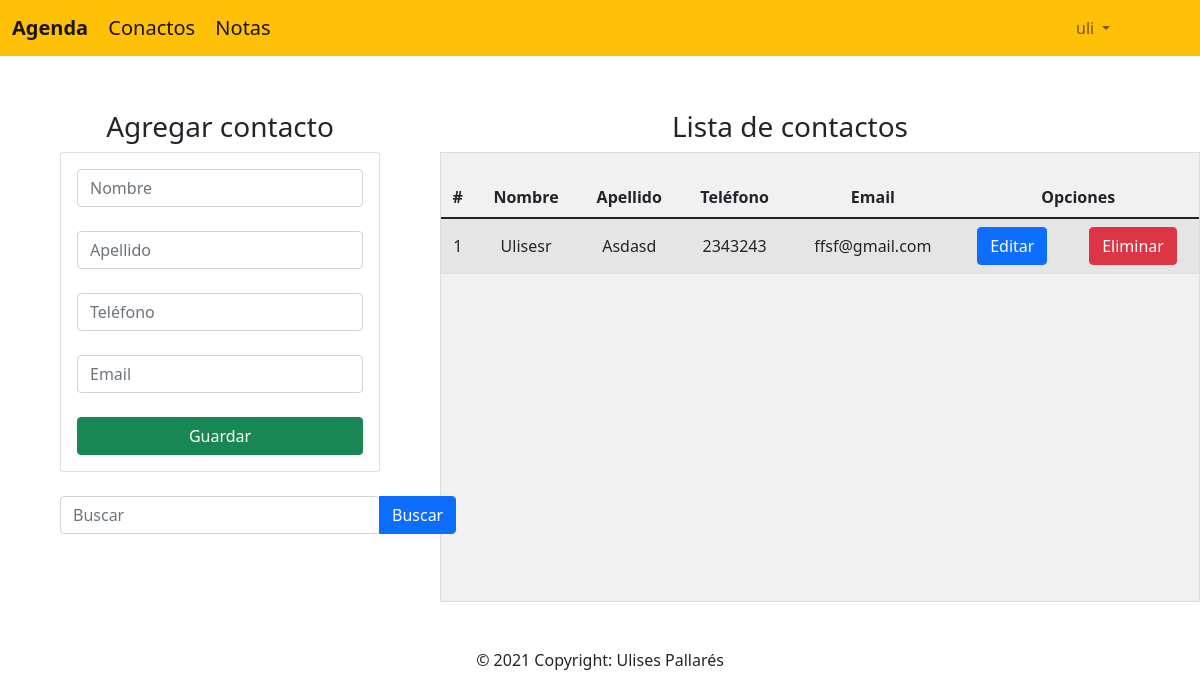
Before: /home (signed in) with the older database file.
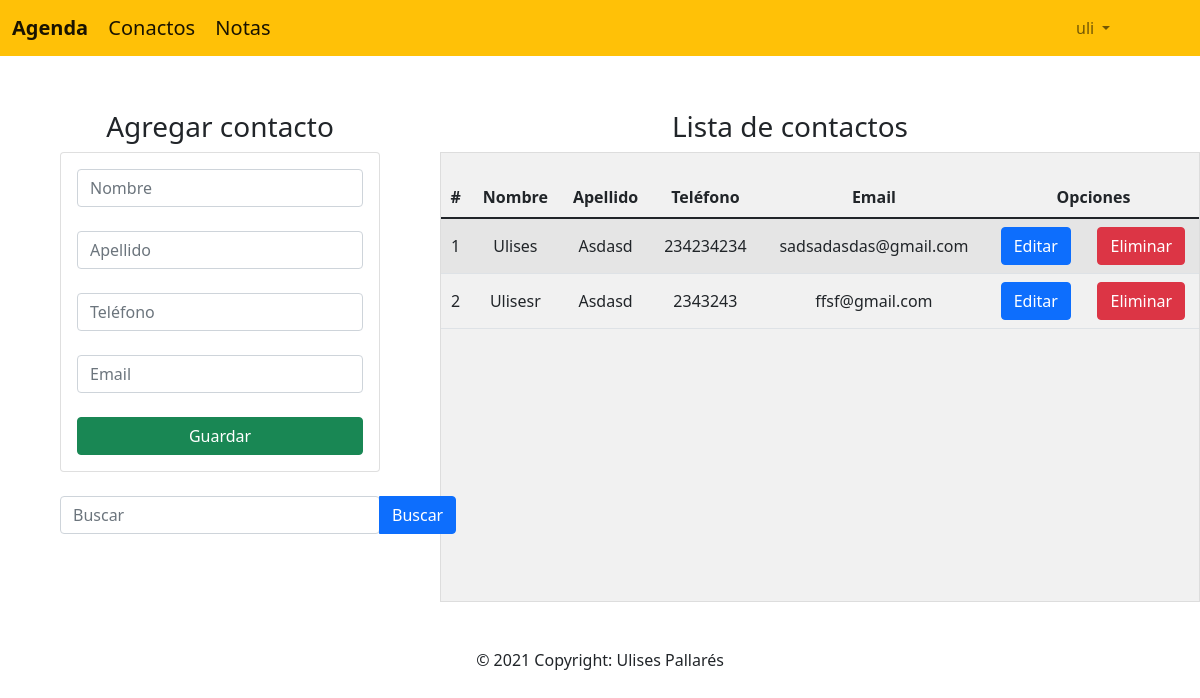
After: the same page with the newer database file.
### Agenda_contactos/models.py (models this page shows, shortened)
class contacto(models.Model):
    nombre = models.CharField(max_length=50)
    apellido = models.CharField(max_length=50)
    telefono = models.IntegerField()
    email = models.EmailField(max_length = 254)
    usuario = models.ForeignKey(User, on_delete=models.CASCADE)

### Agenda_contactos/views.py (the view)
# urls.py: 2. Add a URL to urlpatterns:  path('', views.home, name='home')
@login_required
def home(request):
    nombrebus = request.GET.get('txtbuscar', False)
    if nombrebus == False:
        contactosEncontrados = contacto.objects.filter(usuario_id = auth.get_user(request).id ).order_by('nombre')
    else:
        contactosEncontrados = contacto.objects.filter(nombre__contains=nombrebus, usuario_id = auth.get_user(request).id).order_by('nombre')
        if len(contactosEncontrados) == 0:
            mensaje = nombrebus + ' no existe'
            messages.warning(request, mensaje)
    return render(request,"crud.html",{"contacto": contactosEncontrados})

### Agenda_contactos/templates/crud.html (shortened to what this page needs)
{% extends "base.html" %}
{% block content %}
<div class="row">
   <div class="col-sm-12 col-md-6 col-lg-4 col-xl-4">
    <br>
    <h3 style="text-align:center;" >Agregar contacto</h3>
    <div class="card">
        <div class="card-body">
            <form action="crearcontacto/" method="POST"> {% csrf_token %}
                <div class="form-gourp">
                    <input type="text" placeholder="Nombre" id="txtnombre" name="txtnombre" class="form-control" minlength="1" maxlength="50">
                </div>
                <br>
                <div class="form-gourp">
                    <input type="text" placeholder="Apellido" id="txtapellido" name="txtapellido" class="form-control" minlength="1" maxlength="50">
                </div>
                <br>
                <div class="form-gourp">
                <input type="number" placeholder="Teléfono" id="txttelefono" name="txttelefono" class="form-control" minlength="10" maxlength="10">
                </div>
                <br>
                <div class="form-gourp">
                    <input type="email" placeholder="Email" id="txtemail" name="txtemail" class="form-control" maxlength="254">
                </div>
                <br>
                <div class="form-gourp">
                    <button type="submit" class="btn btn-success btn-block text-white col-xl-12 " >
                        Guardar
                    </button>
                </div>
            </form>
        </div>
    </div>
    <br>
    <form action="home" method="GET"> {% csrf_token %}
        <div class="btn-group " method="GET">
            <input class="form-control col-xl-12 " id="txtbuscar" name="txtbuscar"  type="text" placeholder="Buscar" aria-label="Search">
            <button class="btn btn-primary submit" >Buscar</button>
       </div>
    </form>
    <br>
</div>
  <br>
   <div class="col-sm-12 col-md-6 col-lg-8 col-xl-8" >
    <br>
       <h3 style="text-align: center;" >Lista de contactos</h3>
       <div class="table-responsive" id="global" >
        <br>
           <table class="table table-striped  table-responsive " style="text-align:center;" id="mensajes">
                <thead >
                    <tr>
                        <th>#</th>
                        <th>Nombre</th>
                        <th>Apellido</th>
                        <th>Teléfono</th>
                        <th>Email</th>
                        <th colspan="2">Opciones</th>
                    </tr>
                </thead >
                <tbody >
                    {% for c in contacto %}
                    <tr >
                        <td>{{forloop.counter}}</td>
                        <td>{{c.nombre}}</td>
                        <td>{{c.apellido}}</td>
                        <td>{{c.telefono}}</td>
                        <td>{{c.email}}</td>
                        <td><a href="edicioncontacto/{{c.id}}" class="btn btn-primary" >Editar</a></td>
                        <td><a href="eliminarcontacto/{{c.id}}"class="btn btn-danger btnEliminacion"  >Eliminar</a></td>
                    </tr>
                    {% endfor %}
                </tbody>
           </table>
        </div>
   </div>
  </div>
</div>
{% endblock %}

Changed rows visible on the page:
added contacto: nombre "Ulises", apellido "Asdasd", telefono "234234234", email "sadsadasdas@gmail.com"
